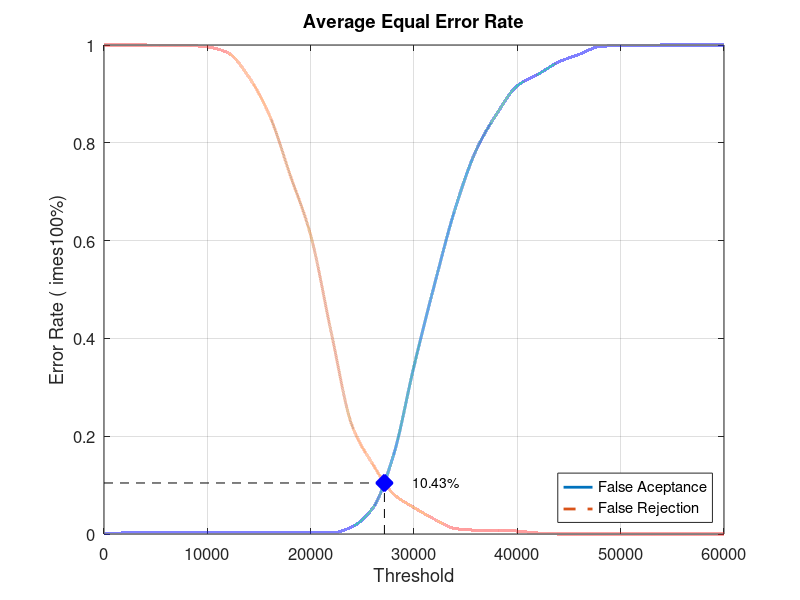
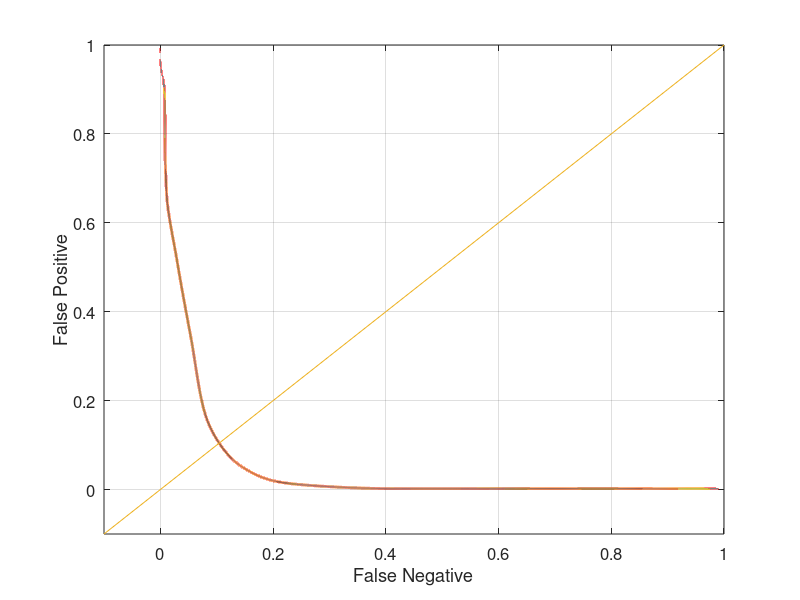

Write the MATLAB code that produced these figures, in order.
close all;
clear;
clc;
x = 0:2000:60000;
xq = 0:0.5:60000;

y0 = [0 0.00210526 0.00210526 0.00210526 0.00210526 0.00210526 0.00210526 0.00210526 0.00210526 0.00210526 0.00210526 0.00210526 0.0147368 0.0526316 0.16 0.343158 0.511579 0.666316 0.784211 0.858947 0.916842 0.94 0.965263 0.981053 0.996842 0.998947 0.998947 1 1 1 1]
yy0 = interp1(x, y0, xq, 'pchip');
y1 = [1 1 1 0.999 0.999 0.996 0.984 0.935 0.857 0.735 0.611 0.411 0.222 0.143 0.082 0.054 0.03 0.011 0.008 0.008 0.006 0.002 0 0 0 0 0 0 0 0 0]
yy1 = interp1(x, y1, xq, 'pchip');

% Calculating EER: 
y2 = abs(y0 - y1);
find(y2 == min(y2))
yy2 = abs(yy0 - yy1);
xEER = find(yy2 == min(yy2));
xEERIndex = xq(xEER) % X-axis EER
yEER = yy0(xEER) % Y-axis EER

main = figure
plot(xq, yy0,'-','LineWidth', 2);	hold on
plot(xq, yy1,'--','LineWidth', 2);	hold on
plot([xEERIndex xEERIndex], [0 yEER], 'k--');	hold on
plot([0 xEERIndex], [yEER yEER], 'k--');	hold on
plot(xEERIndex, yEER, 'bx', 'LineWidth', 10);	hold on
text(xEERIndex + 10 * xEERIndex / 100, yEER, [num2str(round((10000 * yEER)) / 100) '%'])
legend('False Aceptance', 'False Rejection', 'Location', 'SouthEast')
xlabel('Threshold')
ylabel('Error Rate (	imes100%)')
title('Average Equal Error Rate')
set(gca, 'FontSize', 12)
axis([0 60000 0 1])
grid on

print(main, 'Database3AverageMain', '-dpng');
FNRxFPR = figure('Color', [1 1 1]);
plot(yy1, yy0, '-', yy1, yy0, 'LineWidth', 2);
hold on
y = -0.1:0.1:1
plot(y, y); 
set(gca, 'FontSize', 12)
xlabel('False Negative')
ylabel('False Positive')
axis([-0.1 1 -0.1 1])
set(gca, 'FontSize', 12)
grid on

print(FNRxFPR, 'Database3AverageFNRxFPR','-dpng');
